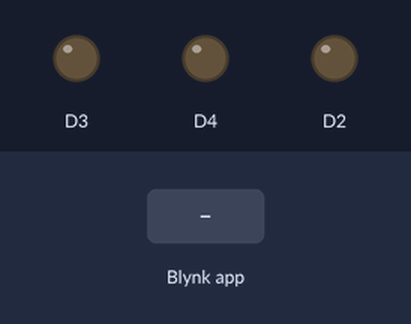
The sketch below on a simulated ESP8266 (NodeMCU). Parts: output pins drawn as LEDs (lit = HIGH). The inputs (shaded band) are chosen by the test bench. WiFi joins after 1.5 s; servers stay silent unless stated.

Above: at 3.0 s.
3.1 s: Blynk app writes 1 to V1
At 3.5 s:
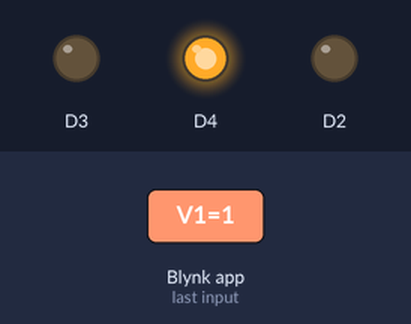
At 8.5 s:
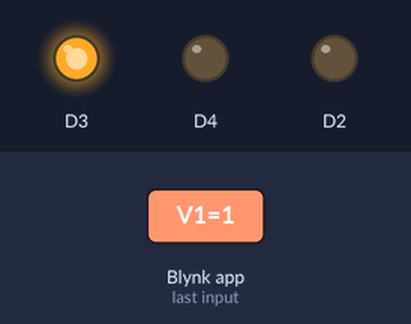
Timing chart, 0 to 29.6 s (numbered marks = the images above; inputs shaded):
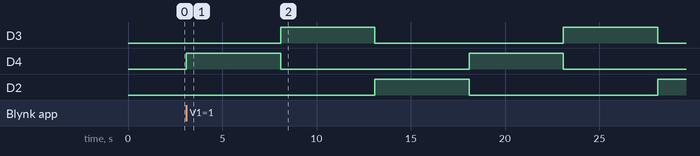

Measured:
- after the input at 3.1 s, D3: alternates HIGH for 5.0 s and LOW for 10.0 s, starting after 5.0 s; D4: alternates HIGH for 5.0 s and LOW for 10.0 s, starting at once; D2: LOW → HIGH after 10.0 s, → LOW 5.0 s later, → HIGH 10.0 s later

The sketch:

Saka_devresi.ino
```cpp
#include <Blynk.h>

/*************************************************************
  Download latest Blynk library here:
    https://github.com/blynkkk/blynk-library/releases/latest

  Blynk is a platform with iOS and Android apps to control
  Arduino, Raspberry Pi and the likes over the Internet.
  You can easily build graphic interfaces for all your
  projects by simply dragging and dropping widgets.

    Downloads, docs, tutorials: http://www.blynk.cc
    Sketch generator:           http://examples.blynk.cc
    Blynk community:            http://community.blynk.cc
    Follow us:                  http://www.fb.com/blynkapp
                                http://twitter.com/blynk_app

  Blynk library is licensed under MIT license
  This example code is in public domain.

 *************************************************************
  This example runs directly on NodeMCU.

  Note: This requires ESP8266 support package:
    https://github.com/esp8266/Arduino

  Please be sure to select the right NodeMCU module
  in the Tools -> Board menu!

  For advanced settings please follow ESP examples :
   - ESP8266_Standalone_Manual_IP.ino
   - ESP8266_Standalone_SmartConfig.ino
   - ESP8266_Standalone_SSL.ino

  Change WiFi ssid, pass, and Blynk auth token to run :)
  Feel free to apply it to any other example. It's simple!
 *************************************************************/

/* Comment this out to disable prints and save space */
#define BLYNK_PRINT Serial


#include <ESP8266WiFi.h>
#include <BlynkSimpleEsp8266.h>

// You should get Auth Token in the Blynk App.
// Go to the Project Settings (nut icon).
char auth[] = "h2huFjne0z5i_fJ0r2EQdWKdynVgOBXh";

// Your WiFi credentials.
// Set password to "" for open networks.
char ssid[] = "tutunamayanlar";
char pass[] = "hDc06ec31EG32g79...pRt";
int ledler[] {D2,D3,D4};

bool buton_durumu=0;
int buton=V1;
void setup()
{
  // Debug console
  Serial.begin(9600);
  pinMode(V1,INPUT);
  pinMode(D4,OUTPUT);
   pinMode(D3,OUTPUT);
   pinMode(D2,OUTPUT);
  Blynk.begin(auth, ssid, pass);
  // You can also specify server:
  //Blynk.begin(auth, ssid, pass, "blynk-cloud.com", 80);
  //Blynk.begin(auth, ssid, pass, IPAddress(192,168,1,100), 8080);
}

void loop()
{
  Blynk.run();
}

BLYNK_WRITE (V1) {

 for (int i=0; i<=2;i=i+1){
    digitalWrite(D4,HIGH);
    delay(5000);
    digitalWrite(D4,LOW);
    digitalWrite(D3,HIGH);
     delay(5000);
     digitalWrite(D3,LOW);
    digitalWrite(D2,HIGH);
    delay(5000);
     digitalWrite(D2,LOW);
 }
}
```
